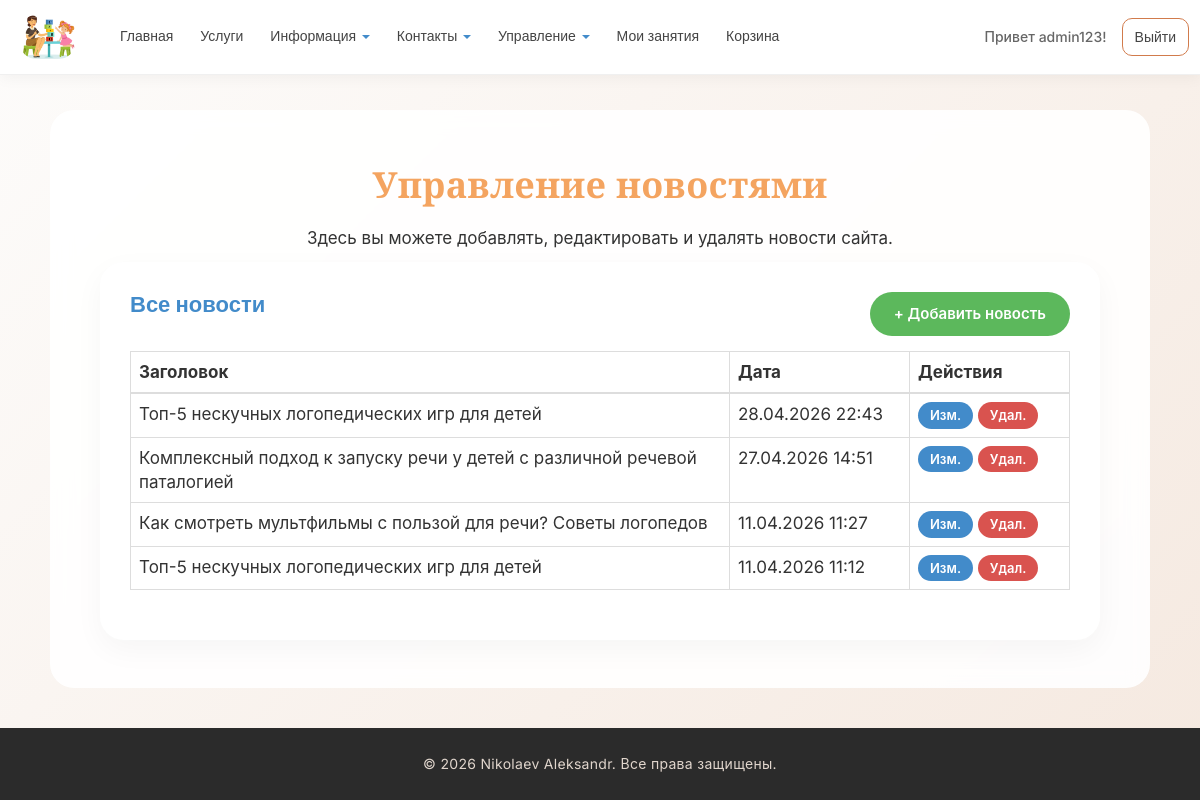
The app's page /admin-panel/news/ (signed in), older data.
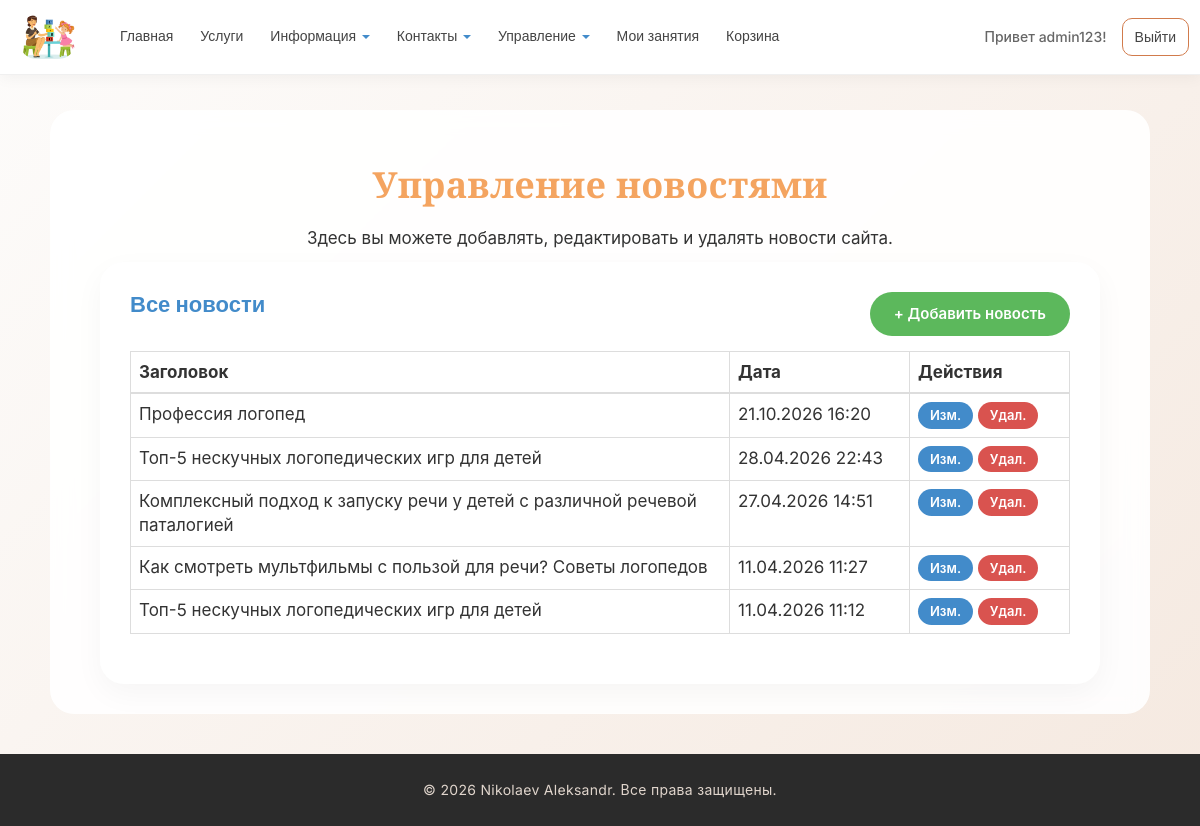
The same page, newer data.
### app/models.py (models this page shows, shortened)
class Blog(models.Model):
    title = models.CharField(max_length=100, unique_for_date = "posted", verbose_name="Заголовок")
    description = models.TextField(verbose_name="Краткое содержание")
    content = models.TextField(verbose_name="Полное содержание")
    posted = models.DateTimeField(default=datetime.now, db_index = True, verbose_name= "Опубликована")
    author = models.ForeignKey(User, null = True, blank = True, on_delete = models.SET_NULL, verbose_name="Автор")
    image = models.FileField(default = 'temp.jpg', verbose_name = "Путь к картинке")
    class Meta:
        db_table = "Posts"
        ordering = ["-posted"]
        verbose_name = "статья блога"
        verbose_name_plural = "cтатья блога"

### app/views.py (the view)
# urls.py: path('admin-panel/news/', views.admin_blog, name='admin_blog'),
@is_superuser
def admin_blog(request):
    all_posts = Blog.objects.all().order_by('-posted')
    return render(request, 'app/admin/manage_news.html', {
        'all_posts': all_posts,
        'year': datetime.now().year,
    })

### app/templates/app/admin/manage_news.html
{% extends "app/layout.html" %}
{% load static %}
{% block content %}
<div class="text-center mt-3 mb-4">
    <h1 class="title">Управление новостями</h1>
    <p class="description">Здесь вы можете добавлять, редактировать и удалять новости сайта.</p>
</div>
<div class="content-wrapper" style="max-width: 1000px; margin: 0 auto; background: #fff; padding: 30px; border-radius: 24px; box-shadow: 0 10px 30px rgba(0,0,0,0.04);">
    <div class="row pb-3 border-bottom" style="margin-left: 0; margin-right: 0; margin-bottom: 15px;">
        <div class="col-xs-6" style="padding-left: 0;">
            <h3 class="subtitle" style="margin: 0;">Все новости</h3>
        </div>
        <div class="col-xs-6 text-right" style="padding-right: 0;">
            <a href="{% url 'newpost' %}" class="btn-base btn-green">+ Добавить новость</a>
        </div>
    </div>
    {% if all_posts %}
    <table class="table table-bordered description">
        <thead>
            <tr>
                <th>Заголовок</th>
                <th style="width: 180px;">Дата</th>
                <th style="width: 160px;">Действия</th>
            </tr>
        </thead>
        <tbody>
            {% for post in all_posts %}
            <tr>
                <td>{{ post.title }}</td>
                <td>{{ post.posted|date:"d.m.Y H:i" }}</td>
                <td>
                    <a href="{% url 'edit_blogpost' parametr=post.id %}" class="btn-base btn-blue" style="padding: 4px 12px; font-size: 13px;">Изм.</a>
                    <a href="{% url 'delete_blogpost' parametr=post.id %}" class="btn-base btn-red" style="padding: 4px 12px; font-size: 13px;">Удал.</a>
                </td>
            </tr>
            {% endfor %}
        </tbody>
    </table>
    {% else %}
    <p class="description text-center py-4">Новостей пока нет. Самое время добавить первую!</p>
    {% endif %}
</div>
{% endblock %}

Row changes from the older to the newer data that the page shows:
added Blog: title "Профессия логопед", posted "21.10.2026 16:20"
